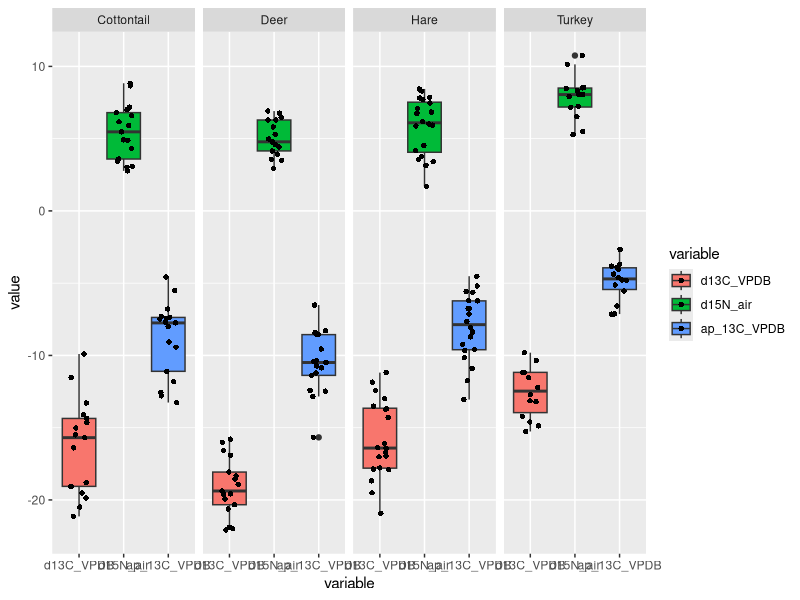
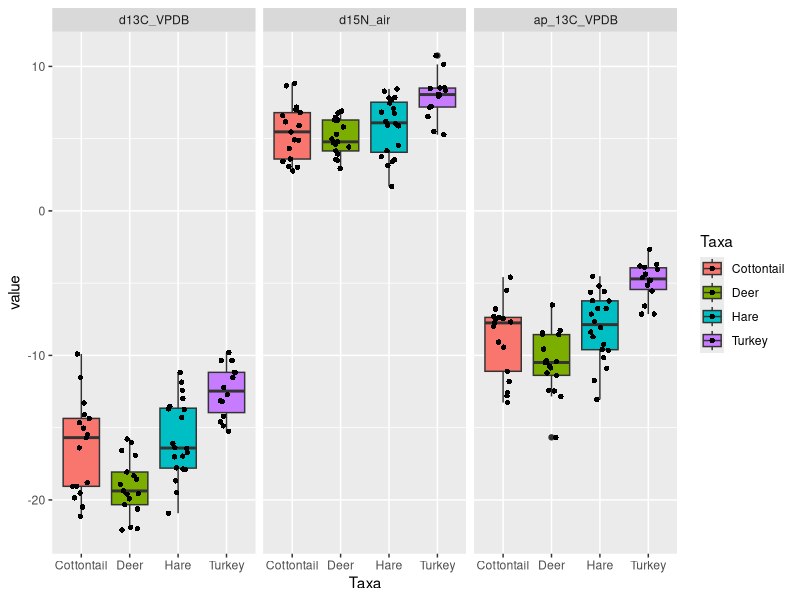
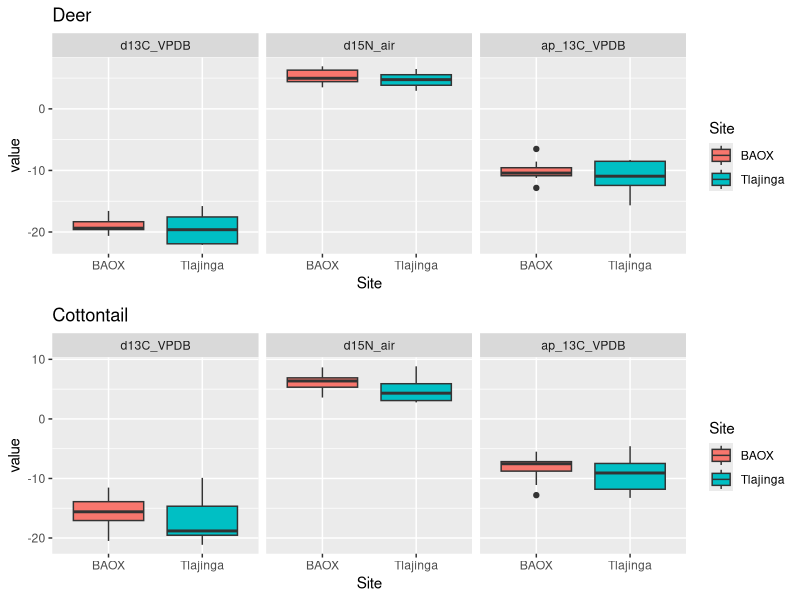
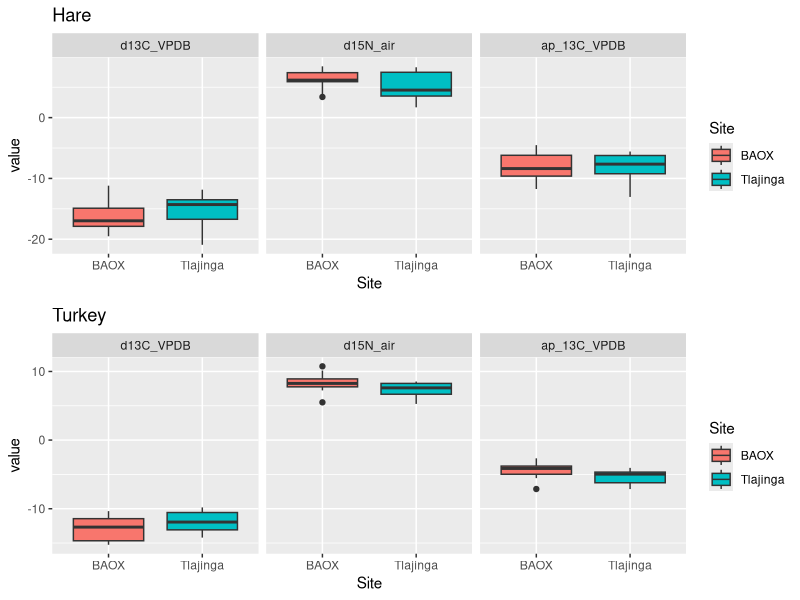
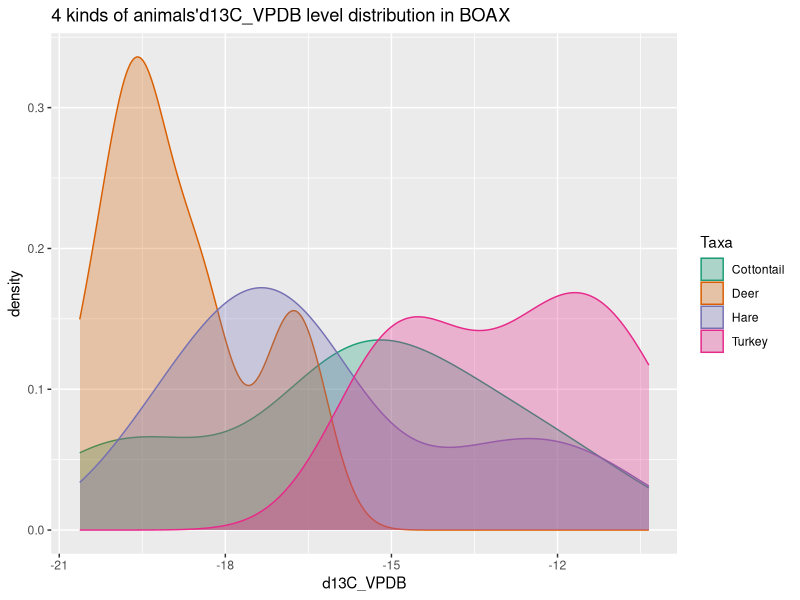
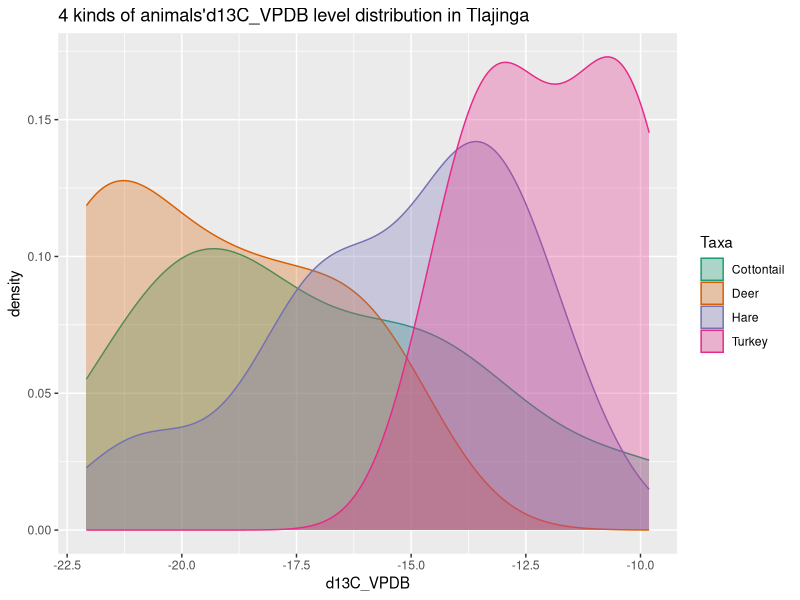
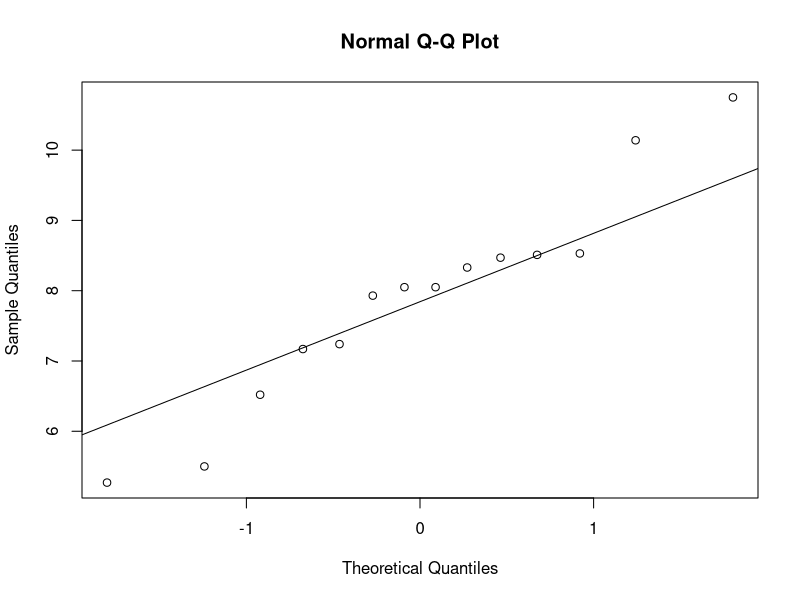

The R script that drew these images, in order:
## ---- chunk 1
knitr::opts_chunk$set(echo = TRUE)
library(ggplot2)
library(openxlsx)
library(reshape2)
library(dplyr)
## ---- chunk 2
#read data
data<-read.xlsx("for_stats_peeps.xlsx")
data<-data[,-2:-6]
data<-data[,-4]
data <- na.omit(data)
## ---- chunk 3
#tidy data
data2<-data[,2:8]
data2<-data2[,-3]
data2<-data2[,-5]
aggdata<-melt(data2,id=(c("Taxa","Site")))

## ---- chunk 4
ggplot(data = aggdata, aes(x=variable,y=value, fill=variable)) + 
  geom_boxplot()+
  geom_jitter(shape=16, position=position_jitter(0.2))+
  facet_wrap(~Taxa,nrow = 1)
## ---- chunk 5
ggplot(data = aggdata, aes(x=Taxa,y=value, fill=Taxa)) + 
  geom_boxplot()+
  geom_jitter(shape=16, position=position_jitter(0.2))+
  facet_wrap(~variable,nrow = 1)
## ---- chunk 6
data_deer<-aggdata[which(aggdata$Taxa=="Deer"),]
data_Cottontail<-aggdata[which(aggdata$Taxa=="Cottontail"),]
data_Hare<-aggdata[which(aggdata$Taxa=="Hare"),]
data_Turkey<-aggdata[which(aggdata$Taxa=="Turkey"),]

deer1<-ggplot(data = data_deer, aes(x=variable,y=value, fill=variable)) + 
  geom_boxplot()+
  #geom_jitter(shape=16, position=position_jitter(0.2))+
  labs(title = 'Deer')+
  facet_wrap(~Site,nrow = 1)

deer2<-ggplot(data = data_deer, aes(x=Site,y=value, fill=Site)) + 
  geom_boxplot()+
  #geom_jitter(shape=16, position=position_jitter(0.2))+
  labs(title = 'Deer')+
  facet_wrap(~variable,nrow = 1)



cot1<-ggplot(data = data_Cottontail, aes(x=variable,y=value, fill=variable)) + 
  geom_boxplot()+
  #geom_jitter(shape=16, position=position_jitter(0.2))+
  labs(title = 'Cottontail')+
  facet_wrap(~Site,nrow = 1)

cot2<-ggplot(data = data_Cottontail, aes(x=Site,y=value, fill=Site)) + 
  geom_boxplot()+
  #geom_jitter(shape=16, position=position_jitter(0.2))+
  labs(title = 'Cottontail')+
  facet_wrap(~variable,nrow = 1)


hare1<-ggplot(data = data_Hare, aes(x=variable,y=value, fill=variable)) + 
  geom_boxplot()+
  #geom_jitter(shape=16, position=position_jitter(0.2))+
  labs(title = 'Hare')+
  facet_wrap(~Site,nrow = 1)

hare2<-ggplot(data = data_Hare, aes(x=Site,y=value, fill=Site)) + 
  geom_boxplot()+
  #geom_jitter(shape=16, position=position_jitter(0.2))+
  labs(title = 'Hare')+
  facet_wrap(~variable,nrow = 1)

turkey1<-ggplot(data = data_Turkey, aes(x=variable,y=value, fill=variable)) + 
  geom_boxplot()+
  #geom_jitter(shape=16, position=position_jitter(0.2))+
  labs(title = 'Turkey')+
  facet_wrap(~Site,nrow = 1)

turkey2<-ggplot(data = data_Turkey, aes(x=Site,y=value, fill=Site)) + 
  geom_boxplot()+
  #geom_jitter(shape=16, position=position_jitter(0.2))+
  labs(title = 'Turkey')+
  facet_wrap(~variable,nrow = 1)

## ---- chunk 7

#gridExtra::grid.arrange(deer1,cot1,nrow=2,ncol=1)
#gridExtra::grid.arrange(hare1,turkey1,nrow=2,ncol=1)

gridExtra::grid.arrange(deer2,cot2,nrow=2,ncol=1)
gridExtra::grid.arrange(hare2,turkey2,nrow=2,ncol=1)

## ---- chunk 8
mean(filter(aggdata,Taxa=="Hare" & Site=="BAOX" & variable=="d15N_air")$value)
sd(filter(aggdata,Taxa=="Hare" & Site=="BAOX" & variable=="d15N_air")$value)
## ---- chunk 9
aggdata1 <- filter(aggdata, variable== "d13C_VPDB" & Site == "BAOX")
ggplot(aggdata1, aes(value, colour = Taxa,fill=Taxa)) + geom_density(alpha = 0.3) +
  scale_fill_brewer(palette="Dark2") +
  scale_color_brewer(palette="Dark2") +
  labs(x = "d13C_VPDB", y = "density", title = "4 kinds of animals'd13C_VPDB level distribution in BOAX")

aggdata2 <- filter(aggdata, variable== "d13C_VPDB" & Site == "Tlajinga")
ggplot(aggdata2, aes(value, colour = Taxa,fill=Taxa)) + geom_density(alpha = 0.3) +
  scale_fill_brewer(palette="Dark2") +
  scale_color_brewer(palette="Dark2") +
  labs(x = "d13C_VPDB", y = "density", title = "4 kinds of animals'd13C_VPDB level distribution in Tlajinga")
## ---- chunk 10
qqnorm(aggdata[aggdata$Taxa=="Turkey"&aggdata$variable=="d15N_air",]$value)
qqline(aggdata[aggdata$Taxa=="Turkey"&aggdata$variable=="d15N_air",]$value)
